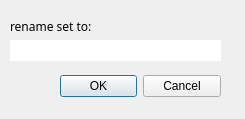
<?xml version="1.0" encoding="UTF-8"?>
<ui version="4.0">
 <class>Dialog</class>
 <widget class="QDialog" name="Dialog">
  <property name="geometry">
   <rect>
    <x>0</x>
    <y>0</y>
    <width>245</width>
    <height>119</height>
   </rect>
  </property>
  <property name="windowTitle">
   <string>Dialog</string>
  </property>
  <widget class="QLabel" name="label_2">
   <property name="geometry">
    <rect>
     <x>10</x>
     <y>20</y>
     <width>309</width>
     <height>12</height>
    </rect>
   </property>
   <property name="font">
    <font>
     <family>Lucida Sans Typewriter</family>
     <weight>50</weight>
     <bold>false</bold>
    </font>
   </property>
   <property name="contextMenuPolicy">
    <enum>Qt::DefaultContextMenu</enum>
   </property>
   <property name="accessibleName">
    <string>0</string>
   </property>
   <property name="frameShadow">
    <enum>QFrame::Sunken</enum>
   </property>
   <property name="lineWidth">
    <number>0</number>
   </property>
   <property name="text">
    <string>rename set to:</string>
   </property>
  </widget>
  <widget class="QLineEdit" name="Q_UpdateFeedback">
   <property name="geometry">
    <rect>
     <x>10</x>
     <y>40</y>
     <width>211</width>
     <height>21</height>
    </rect>
   </property>
   <property name="font">
    <font>
     <family>Lucida Sans Typewriter</family>
    </font>
   </property>
   <property name="text">
    <string/>
   </property>
   <property name="frame">
    <bool>false</bool>
   </property>
   <property name="readOnly">
    <bool>true</bool>
   </property>
  </widget>
  <widget class="QDialogButtonBox" name="buttonBox">
   <property name="geometry">
    <rect>
     <x>60</x>
     <y>70</y>
     <width>161</width>
     <height>32</height>
    </rect>
   </property>
   <property name="orientation">
    <enum>Qt::Horizontal</enum>
   </property>
   <property name="standardButtons">
    <set>QDialogButtonBox::Cancel|QDialogButtonBox::Ok</set>
   </property>
   <property name="centerButtons">
    <bool>false</bool>
   </property>
  </widget>
 </widget>
 <resources/>
 <connections/>
</ui>
